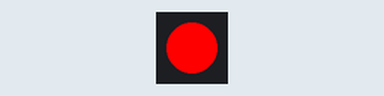
Bench run of a program on a simulated MicroPython board. Shown: 1 RGB LEDs in strip order, left to right.

Above: at 0.5 s.
At 3.5 s:
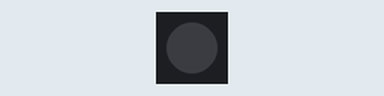
Timing chart, 0 to 4.6 s (numbered marks = the images above):
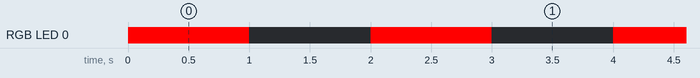

The program:

01_blink_on_board_led.py
```python
import machine
import neopixel
import time

np = neopixel.NeoPixel(machine.Pin(21), 1)  # 1 LED

while True:
    np[0] = (255, 0, 0)  # Red
    np.write()
    time.sleep(1)
    np[0] = (0, 0, 0)  # Off
    np.write()
    time.sleep(1)
```

Measured:
- by itself, RGB LED 0: alternates RGB(255, 0, 0) for 1.0 s and off for 1.0 s
